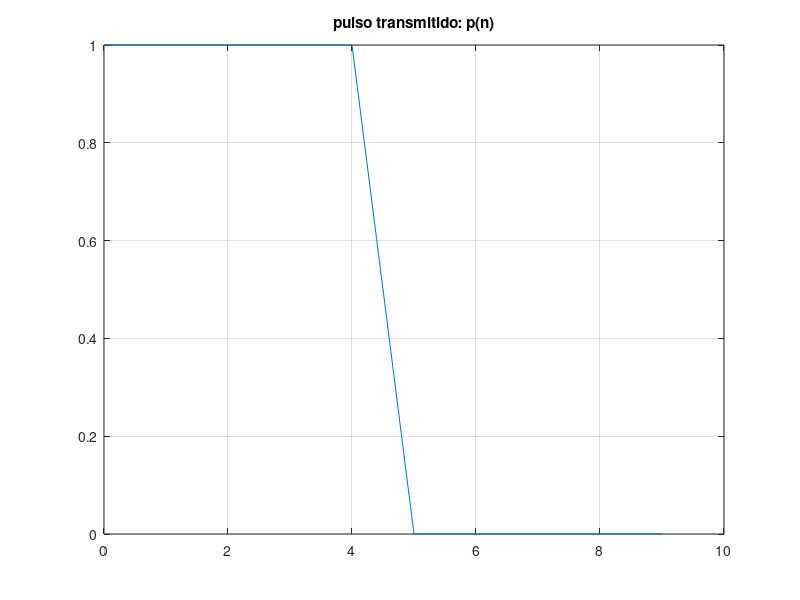
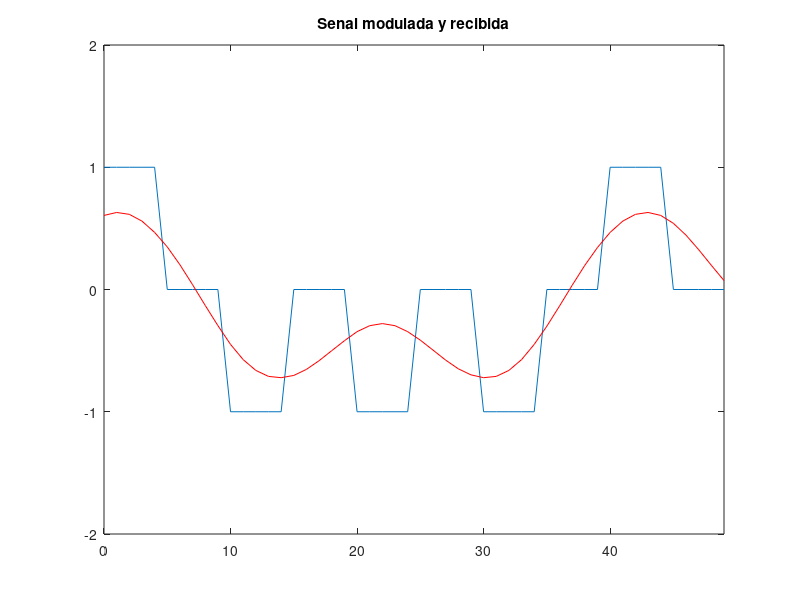
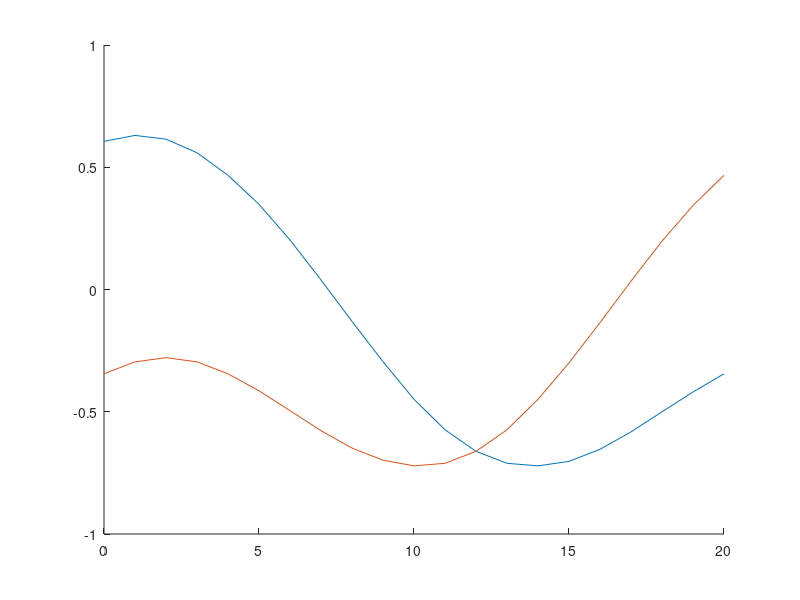
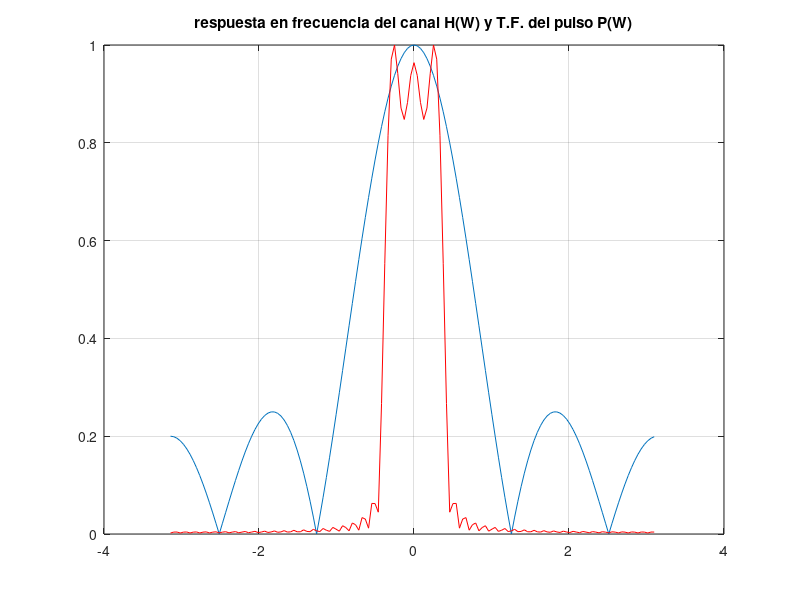

Reproduce these figures in MATLAB, in order.
%%%%%%           SISTEMA DE TRANSMISION BANDA BASE         %%%%%%

clear all;
close all;

%======================= functions ==============================%

function diagramaojo(senal,N,L)
% representacion del diagrama de ojo

figure;
hold on;
S=(2*N);
T=floor(L/2)+mod(L,2)-1;
for i=1:T
  dib=senal(1,(((2*N)*(i-1))+1):((2*N*i)+1));
  ejex2=0:S;
  plot(ejex2,dib);
endfor
end

function [H,W]=dtft(h,N)

%DTFT	calculate DTFT at N equally spaced frequencies
%	usage: [H,W]=dtft(h,N);
%	h: finite-length input vector, whose length is L
%	N: number of frequencies for evaluation over [-pi,pi]
%		==> constraint: N>=L
%
%	H: DTFT values (complex)
%	W: vector of freqs where DTFT is computed
%
N=fix(N);
L=length(h);
h=h(:);		%<-- for vectors ONLY %
if (N<L)
	error('DTFT: # data samples cannot exceed # freq samples')
end
W=(2*pi/N) * [0:(N-1)]';
mid=ceil(N/2)+1;
W(mid:N)=W(mid:N)-2*pi;		%<-- move [pi,2pi] to [-pi,0]
W=fftshift(W);
H=fftshift(fft(h,N));		%<-- move negative freq components

end

%=================== parametros ==================================

N=10;               % periodo de simbolo
L=5;                % numero de bits a transmitir
tipopulso=2;        % 1: pulso dado
EbNo=100 ;          % EbNo en dB
W=pi/8;             % Ancho de banda del canal

%=================== generacion del pulso =========================

n = 0 : N-1;        % n size
pulso = zeros(1,N); % default pulse to 0

if tipopulso == 1       % N rectangular
    pulso (:) = 1;
elseif tipopulso == 2   % N/2 +1 pulse
    pulso (1:N/2) = 1;
elseif tipopulso == 3   % N/2 +-1 pulse
    pulso (1:N/2) = 1;
    pulso (N/2 +1:end) = -1;
elseif tipopulso == 4   % escala
    pulso = linspace(0, 1, N);
elseif tipopulso == 5
    pulso = n/(N-1);
end;

%=================== calculo de la energia del pulso =============

Ep = sum(abs(pulso).^2);

%=================== generacion de ruido ==========================

%cambio a unidades naturales y calculo de No
Eb = Ep;

EbNo=10^(EbNo/10);
No=Eb/EbNo;
ruido=sqrt(No/2)*randn(1,N*L);

%========== generacion del canal de banda limitada ==============%

NL2=fix(N*L/2);
n2=-NL2:NL2-1;
h=sin(W*n2)./(pi*n2);
pos=find(n2==0);
h(pos)=W/pi;
if (pi/N)>W
  h=h*pi/W/N;
end;

%=================== generacion de la senal (modulacion) =========

bits=rand(1,L) < 0.5; % genera 0 y 1 a partir de un vector de numeros
                      % aleatorios con distribucion uniforme

% escriba un bucle que asocie un pulso con amplitud positiva a 0 y
% un pulso con amplitud negativa a 1
s_mod = [];
for k = 1:L
    Ak = 1 - 2*bits(k);
    s_mod = [s_mod,pulso*Ak];
end

s_rec=conv(s_mod,h);
s_rec=s_rec(NL2+1:length(s_rec)-NL2+1);
ruido=sqrt(No/2)*rand(1,N*L);
s_rec=s_rec+ruido;


%=================== representacion grafica ===================

figure(1)
plot(n,pulso);
title('pulso transmitido: p(n)');
grid;

%escriba el codigo para representar la senal
figure;
plot(0:N*L-1,s_mod);
hold on;
plot(0:N*L-1,s_rec,'r');
axis([0 N*L-1 -2 2]);
title('Senal modulada y recibida')

diagramaojo(s_rec,N,L)


%calcular y representar la transformada de Fourier del pulso y canal

[H,Wrad]=dtft(h,(2*L*N)+50);
[P,Wrad]=dtft(pulso,(2*L*N)+50);
figure;
plot(Wrad,abs(P)/max(abs(P)));
grid;
hold on;
plot(Wrad,abs(H)/max(abs(H)),'r');
title('respuesta en frecuencia del canal H(W) y T.F. del pulso P(W)');

waitfor(gcf)
